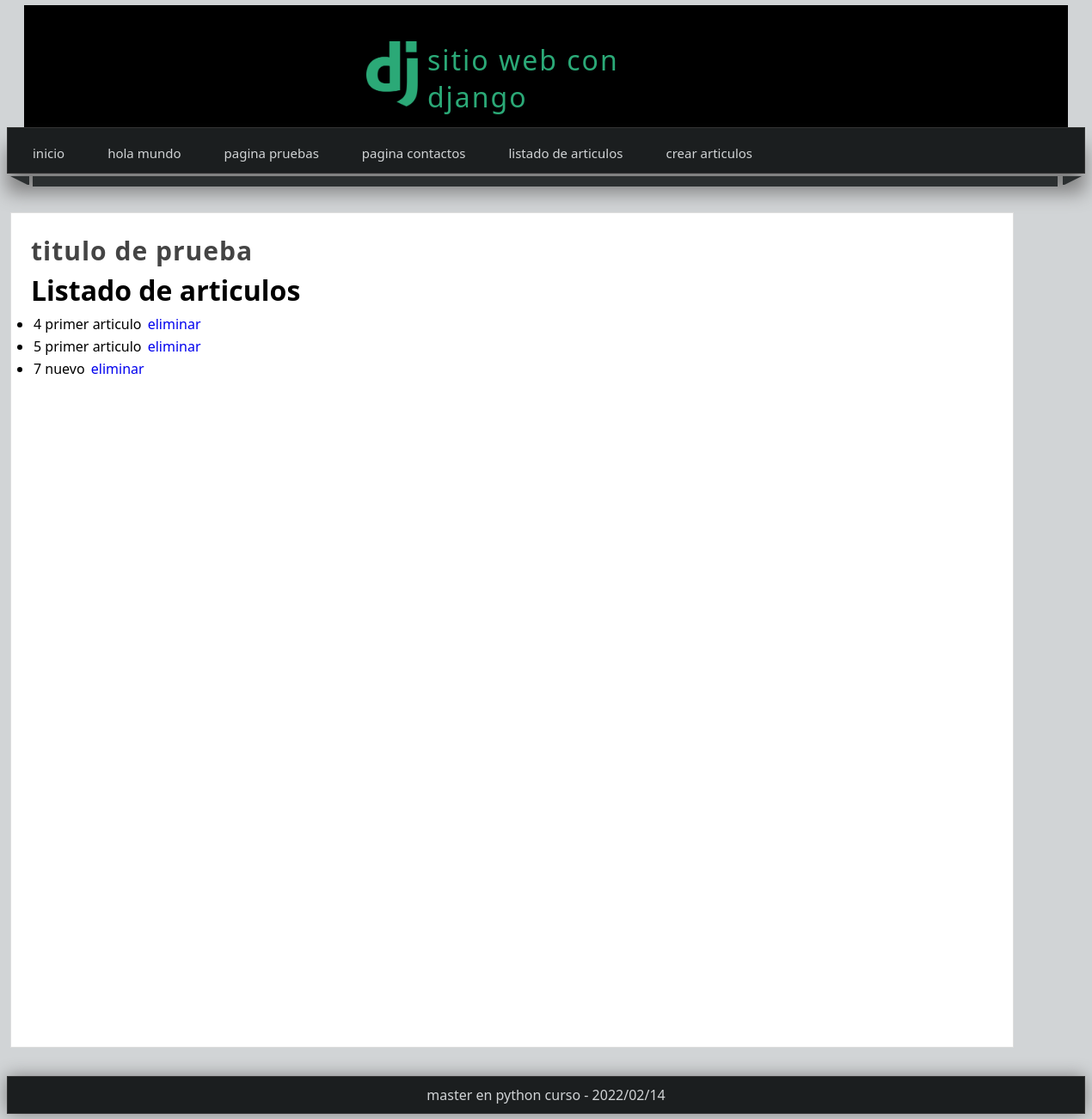
Before: /articulos with the older database file.
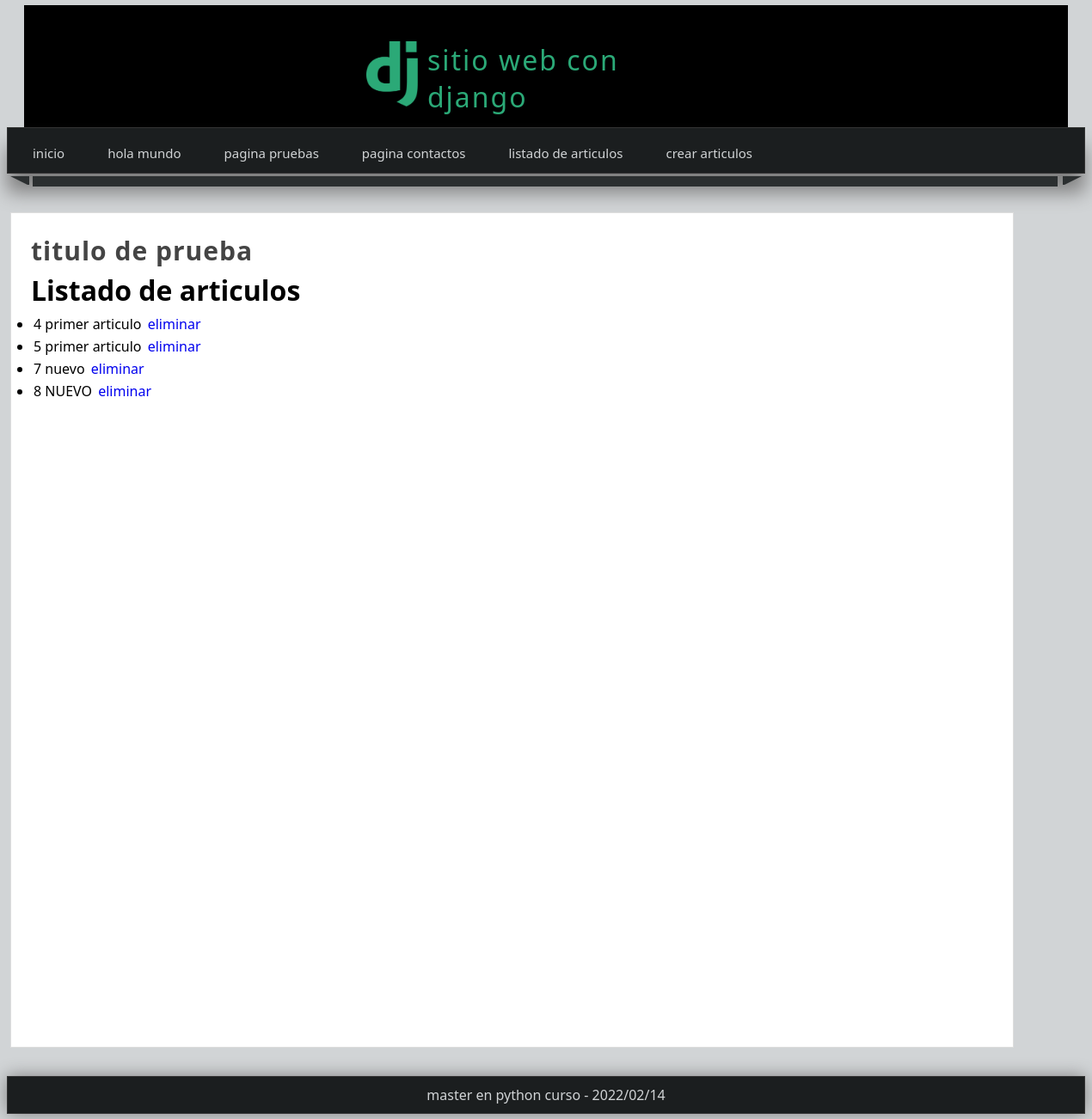
After: the same page with the newer database file.
### aprendiendoDjango/models.py (models this page shows)
class Article(models.Model): #esto creara la tabla article
    title = models.CharField(max_length=60)
    content = models.TextField()
    image = models.ImageField(default='null')
    public = models.BooleanField()
    created_at = models.DateTimeField(auto_now_add=True)
    updated_at = models.DateTimeField(auto_now_add=True)

### aprendiendoDjango/views.py (the view)
# urls.py: path('articulos', views.articulos, name='all'),
def articulos(request):
    article = Article.objects.all()
    return render(request, 'articulos.html', {
        'articulos' : article})

### aprendiendoDjango/templates/articulos.html
{% extends 'layout.html' %}
{% block content %}
<h1>Listado de articulos</h1>
<ul>
    {% for articulo in articulos %}
        <li>{{articulo.id}} {{articulo.title}}
        <a href="{% url 'borrar' id=articulo.id %}"> eliminar </a>
        {%empty%}
            <p>no hay articulos</p>
    </li>
    {% endfor %}
    </ul>
{% endblock %}

Changed rows visible on the page:
added Article: id "8", title "NUEVO"
